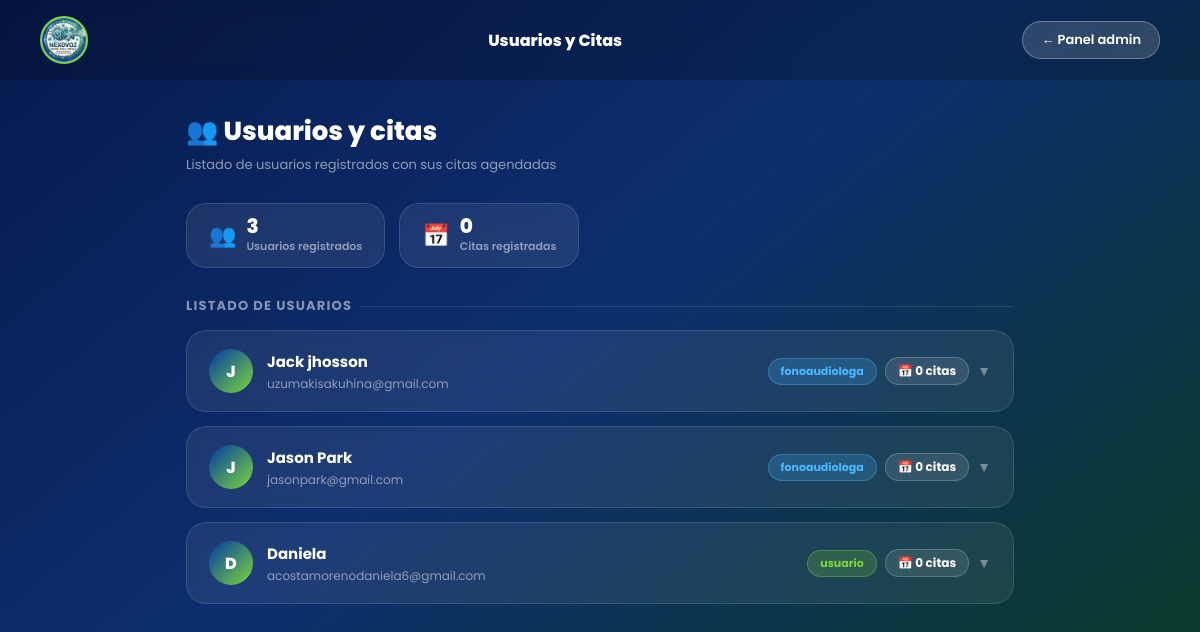
Page /pages/ver_usuarios.php on the committed database.
### tables this page shows
CREATE TABLE `usuarios` (
  `id` int(11) NOT NULL,
  `nombre` varchar(100) NOT NULL,
  `correo` varchar(100) NOT NULL,
  `contraseña` varchar(255) NOT NULL,
  `rol` enum('usuario','fonoaudiologa','admin') DEFAULT 'usuario',
  `avatar` varchar(255) DEFAULT NULL,
  `fecha_registro` timestamp NOT NULL DEFAULT current_timestamp()
);

### pages/ver_usuarios.php (the view, shortened to what this page needs)
<?php
include('../backend/conexion.php');
$usuarios = $conexion->query(
    "SELECT u.id, u.nombre, u.correo, u.rol, u.fecha_registro,
            COUNT(c.id) AS total_citas
     FROM usuarios u
     LEFT JOIN citas c ON c.usuario_id = u.id
     GROUP BY u.id
     ORDER BY u.fecha_registro DESC"
);
$citas_por_usuario = [];
?>
<!DOCTYPE html>
<html lang="es">
<head>
</head>
<body>
<nav class="navbar">
  <a href="/Nexovoz/pages/indexadmid.php" class="nav-logo">
    <img src="../assets/img/logo.png" alt="NEXOVOZ" onerror="this.style.display='none'">
  </a>
  <div class="nav-title">Usuarios y Citas</div>
  <a href="/Nexovoz/pages/indexadmid.php" class="btn-volver">&#8592; Panel admin</a>
</nav>
<div class="wrap">
  <div class="pg-hero">
    <h1>&#128101; Usuarios y citas</h1>
    <p>Listado de usuarios registrados con sus citas agendadas</p>
  </div>
  <?php
  $total_usuarios = $usuarios ? $usuarios->num_rows : 0;
  $total_citas_global = array_sum(array_map('count', $citas_por_usuario));
  ?>
  <div class="stats-row">
    <div class="stat-pill">
      <span style="font-size:22px;">&#128101;</span>
      <div><div class="stat-num"><?= $total_usuarios ?></div><div class="stat-lbl">Usuarios registrados</div></div>
    </div>
    <div class="stat-pill">
      <span style="font-size:22px;">&#128197;</span>
      <div><div class="stat-num"><?= $total_citas_global ?></div><div class="stat-lbl">Citas registradas</div></div>
    </div>
  </div>
  <div class="sec-title">Listado de usuarios</div>
  <?php if ($usuarios && $usuarios->num_rows > 0): ?>
  <?php $idx = 0; while ($u = $usuarios->fetch_assoc()): $idx++;
    $uid = $u['id'];
    $rolClass = match($u['rol']) {
      'fonoaudiologa' => 'rol-fonoaudiologa',
      'admin'         => 'rol-admin',
      default         => 'rol-usuario',
    };
    $inicial = mb_strtoupper(mb_substr($u['nombre'], 0, 1, 'UTF-8'));
    $citas = $citas_por_usuario[$uid] ?? [];
    $numCitas = count($citas);
  ?>
  <div class="u-card" id="card-<?= $uid ?>">
    <div class="u-header" onclick="toggleCard(<?= $uid ?>)">
      <div class="u-avatar"><?= htmlspecialchars($inicial) ?></div>
      <div class="u-info">
        <div class="u-name"><?= htmlspecialchars($u['nombre']) ?></div>
        <div class="u-email"><?= htmlspecialchars($u['correo']) ?></div>
      </div>
      <div class="u-meta">
        <span class="rol-badge <?= $rolClass ?>"><?= htmlspecialchars($u['rol']) ?></span>
        <span class="citas-badge <?= $numCitas > 0 ? 'has-citas' : '' ?>">
          &#128197; <?= $numCitas ?> cita<?= $numCitas !== 1 ? 's' : '' ?>
        </span>
        <span class="expand-arrow">&#9660;</span>
      </div>
    </div>
  </div>
  <?php endwhile; ?>
  <?php endif; ?>
</div>
</body>
</html>

### pages/ver_usuarios.php (style rules this page uses)
*,*::before,*::after { box-sizing:border-box;margin:0;padding:0; }
body { font-family:'Poppins',sans-serif;background:linear-gradient(140deg,#071a4e 0%,#0d2f6e 45%,#0a3d1f 100%);min-height:100vh;color:white; }
.navbar { display:flex;align-items:center;justify-content:space-between;padding:16px 40px;background:rgba(0,0,0,0.2);backdrop-filter:blur(8px);position:sticky;top:0;z-index:20; }
.nav-logo { width:48px;height:48px;border-radius:50%;border:2.5px solid #7dd63b;overflow:hidden;background:white;display:flex;align-items:center;justify-content:center;text-decoration:none;flex-shrink:0; }
.nav-logo img { width:100%;height:100%;object-fit:cover; }
.nav-title { font-size:16px;font-weight:800; }
.btn-volver { background:rgba(255,255,255,0.15);color:white;border:1px solid rgba(255,255,255,0.3);border-radius:30px;padding:8px 18px;font-size:13px;font-weight:600;text-decoration:none;transition:background 0.2s; }
.wrap { max-width:900px;margin:0 auto;padding:32px 36px 60px; }
.pg-hero { margin-bottom:28px; }
.pg-hero h1 { font-size:26px;font-weight:800; }
.pg-hero p { color:rgba(255,255,255,0.55);font-size:13px;margin-top:4px; }
.stats-row { display:flex;gap:14px;flex-wrap:wrap;margin-bottom:28px; }
.stat-pill { background:rgba(255,255,255,0.08);border:1px solid rgba(255,255,255,0.12);border-radius:20px;padding:12px 22px;display:flex;align-items:center;gap:10px;backdrop-filter:blur(8px); }
.stat-num { font-size:20px;font-weight:800;line-height:1; }
.stat-lbl { font-size:11px;color:rgba(255,255,255,0.5);font-weight:600;margin-top:2px; }
.sec-title { font-size:13px;font-weight:700;color:rgba(255,255,255,0.5);text-transform:uppercase;letter-spacing:1.2px;margin-bottom:14px;display:flex;align-items:center;gap:8px; }
.sec-title::after { content:'';flex:1;height:1px;background:rgba(255,255,255,0.1); }
.u-card { background:rgba(255,255,255,0.07);border:1px solid rgba(255,255,255,0.12);border-radius:20px;overflow:hidden;margin-bottom:14px;backdrop-filter:blur(6px);transition:border-color 0.2s; }
.u-header { display:flex;align-items:center;gap:14px;padding:18px 22px;cursor:pointer;user-select:none; }
.u-avatar { width:44px;height:44px;border-radius:50%;background:linear-gradient(135deg,#0039a6,#7dd63b);display:flex;align-items:center;justify-content:center;font-size:16px;font-weight:800;flex-shrink:0; }
.u-info { flex:1;min-width:0; }
.u-name { font-size:15px;font-weight:700;white-space:nowrap;overflow:hidden;text-overflow:ellipsis; }
.u-email { font-size:12px;color:rgba(255,255,255,0.5);margin-top:2px;white-space:nowrap;overflow:hidden;text-overflow:ellipsis; }
.u-meta { display:flex;align-items:center;gap:8px;flex-shrink:0; }
.rol-badge { display:inline-block;padding:4px 12px;border-radius:20px;font-size:11px;font-weight:700; }
.rol-usuario { background:rgba(125,214,59,0.2);color:#7dd63b;border:1px solid rgba(125,214,59,0.35); }
.rol-fonoaudiologa { background:rgba(76,183,255,0.2);color:#4cb7ff;border:1px solid rgba(76,183,255,0.35); }
.citas-badge { background:rgba(255,255,255,0.1);border:1px solid rgba(255,255,255,0.2);border-radius:30px;padding:4px 12px;font-size:12px;font-weight:700;display:flex;align-items:center;gap:5px; }
.expand-arrow { font-size:14px;color:rgba(255,255,255,0.4);transition:transform 0.25s;flex-shrink:0; }

### rows in the picture
usuarios: nombre "J", nombre "Jack jhosson", correo "uzumakisakuhina@gmail.com", rol "fonoaudiologa", id "0"
usuarios: nombre "J", nombre "Jason Park", correo "jasonpark@gmail.com", rol "fonoaudiologa", id "0"
usuarios: nombre "D", nombre "Daniela", correo "acostamorenodaniela6@gmail.com", rol "usuario", id "0"

### other values in the picture
$total_usuarios "3"
$total_citas_global "0"
